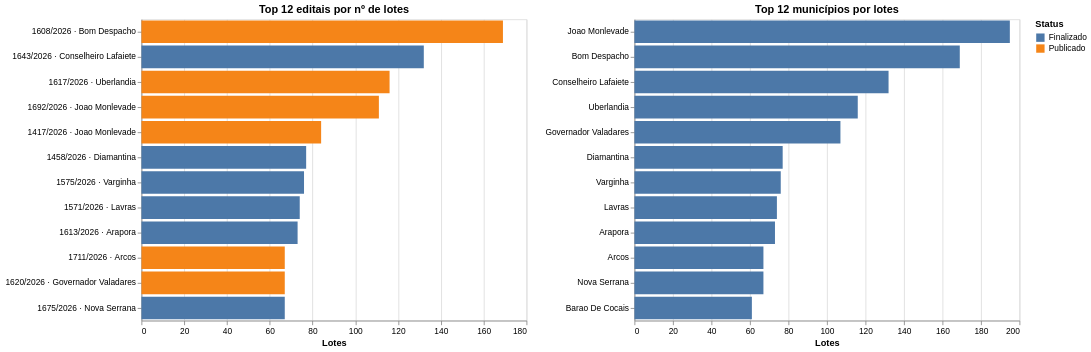

The notebook cell saved with this chart:
### Markdown cell above
## 5. Volume por edital e município

### Code cell
top_editais = (
    df.groupby(["numero_edital", "municipio", "status_edital"], as_index=False)
    .size()
    .rename(columns={"size": "lotes"})
    .sort_values("lotes", ascending=False)
    .head(12)
)
top_editais["label"] = (
    top_editais["numero_edital"] + " · " + top_editais["municipio"].str.title()
)

chart_editais = (
    alt.Chart(top_editais)
    .mark_bar()
    .encode(
        y=alt.Y("label:N", sort="-x", title=""),
        x=alt.X("lotes:Q", title="Lotes"),
        color=alt.Color("status_edital:N", title="Status"),
        tooltip=["numero_edital", "municipio", "status_edital", "lotes"],
    )
    .properties(width=CHART_W + 40, height=CHART_H + 80, title="Top 12 editais por nº de lotes")
)

por_municipio = (
    df.groupby("municipio", as_index=False)
    .size()
    .rename(columns={"size": "lotes"})
    .sort_values("lotes", ascending=False)
    .head(12)
)

chart_municipios = (
    alt.Chart(por_municipio)
    .mark_bar(color="#4C78A8")
    .encode(
        y=alt.Y("municipio:N", sort="-x", title=""),
        x=alt.X("lotes:Q", title="Lotes"),
        tooltip=["municipio", alt.Tooltip("lotes:Q", format=",d")],
    )
    .properties(width=CHART_W + 40, height=CHART_H + 80, title="Top 12 municípios por lotes")
)

chart_editais | chart_municipios

### Figure 1 — Vega-Lite specification as saved in the notebook (floating-point values rounded to 4 significant figures)
{"config": {"view": {"continuousWidth": 300, "continuousHeight": 300}}, "hconcat": [{"data": {"name": "data-6b2cbd95fb7f0ddc188eae9bfd029b4b"}, "mark": {"type": "bar"}, "encoding": {"color": {"field": "status_edital", "title": "Status", "type": "nominal"}, "tooltip": [{"field": "numero_edital", "type": "nominal"}, {"field": "municipio", "type": "nominal"}, {"field": "status_edital", "type": "nominal"}, {"field": "lotes", "type": "quantitative"}], "x": {"field": "lotes", "title": "Lotes", "type": "quantitative"}, "y": {"field": "label", "sort": "-x", "title": "", "type": "nominal"}}, "height": 360, "title": "Top 12 editais por nº de lotes", "width": 460}, {"data": {"name": "data-8dc0e298589bdcbe753db6ad17764f7a"}, "mark": {"type": "bar", "color": "#4C78A8"}, "encoding": {"tooltip": [{"field": "municipio", "type": "nominal"}, {"field": "lotes", "format": ",d", "type": "quantitative"}], "x": {"field": "lotes", "title": "Lotes", "type": "quantitative"}, "y": {"field": "municipio", "sort": "-x", "title": "", "type": "nominal"}}, "height": 360, "title": "Top 12 municípios por lotes", "width": 460}], "$schema": "https://vega.github.io/schema/vega-lite/v6.4.1.json", "datasets": {"data-6b2cbd95fb7f0ddc188eae9bfd029b4b": [{"numero_edital": "1608/2026", "municipio": "Bom Despacho", "status_edital": "Publicado", "lotes": 169, "label": "1608/2026 · Bom Despacho"}, {"numero_edital": "1643/2026", "municipio": "Conselheiro Lafaiete", "status_edital": "Finalizado", "lotes": 132, "label": "1643/2026 · Conselheiro Lafaiete"}, {"numero_edital": "1617/2026", "municipio": "Uberlandia", "status_edital": "Publicado", "lotes": 116, "label": "1617/2026 · Uberlandia"}, {"numero_edital": "1692/2026", "municipio": "Joao Monlevade", "status_edital": "Publicado", "lotes": 111, "label": "1692/2026 · Joao Monlevade"}, {"numero_edital": "1417/2026", "municipio": "Joao Monlevade", "status_edital": "Publicado", "lotes": 84, "label": "1417/2026 · Joao Monlevade"}, {"numero_edital": "1458/2026", "municipio": "Diamantina", "status_edital": "Finalizado", "lotes": 77, "label": "1458/2026 · Diamantina"}, {"numero_edital": "1575/2026", "municipio": "Varginha", "status_edital": "Finalizado", "lotes": 76, "label": "1575/2026 · Varginha"}, {"numero_edital": "1571/2026", "municipio": "Lavras", "status_edital": "Finalizado", "lotes": 74, "label": "1571/2026 · Lavras"}, {"numero_edital": "1613/2026", "municipio": "Arapora", "status_edital": "Finalizado", "lotes": 73, "label": "1613/2026 · Arapora"}, {"numero_edital": "1711/2026", "municipio": "Arcos", "status_edital": "Publicado", "lotes": 67, "label": "1711/2026 · Arcos"}, {"numero_edital": "1620/2026", "municipio": "Governador Valadares", "status_edital": "Publicado", "lotes": 67, "label": "1620/2026 · Governador Valadares"}, {"numero_edital": "1675/2026", "municipio": "Nova Serrana", "status_edital": "Finalizado", "lotes": 67, "label": "1675/2026 · Nova Serrana"}], "data-8dc0e298589bdcbe753db6ad17764f7a": [{"municipio": "Joao Monlevade", "lotes": 195}, {"municipio": "Bom Despacho", "lotes": 169}, {"municipio": "Conselheiro Lafaiete", "lotes": 132}, {"municipio": "Uberlandia", "lotes": 116}, {"municipio": "Governador Valadares", "lotes": 107}, {"municipio": "Diamantina", "lotes": 77}, {"municipio": "Varginha", "lotes": 76}, {"municipio": "Lavras", "lotes": 74}, {"municipio": "Arapora", "lotes": 73}, {"municipio": "Arcos", "lotes": 67}, {"municipio": "Nova Serrana", "lotes": 67}, {"municipio": "Barao De Cocais", "lotes": 61}]}}
